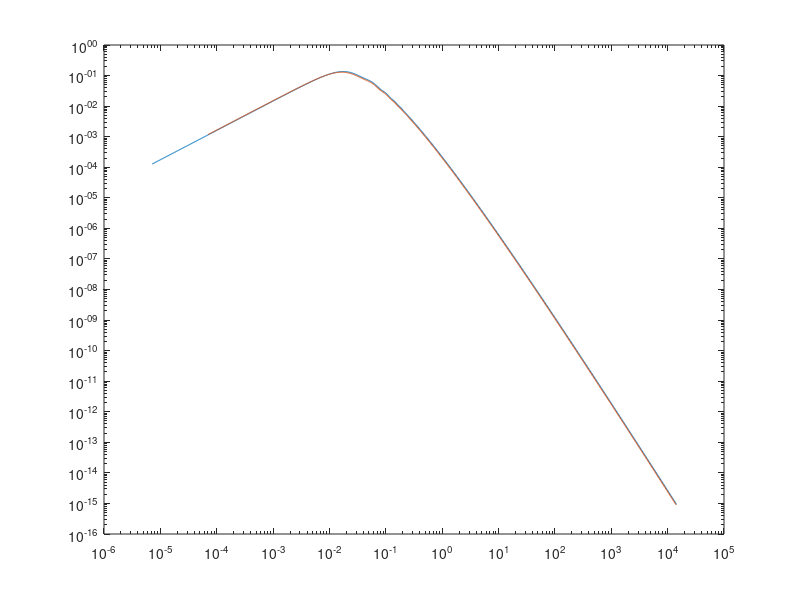

The MATLAB script that drew this image:
%% Sanity check for power spectrum normalization
%% Make As, ns, k0, h, omhb2, omch2 consistent with the input (e.g. params.ini) 

scalar_amp(1)             = 2.2e-9
scalar_spectral_index(1)  = 0.961
pivot_scalar              = 0.05
hubble                    = 70.3
ombh2                     = 0.022239
omch2                     = 0.114160

As = scalar_amp 
ns = scalar_spectral_index 
k0 = pivot_scalar
h  = hubble/100
fb = ombh2/(ombh2+omch2)
fc = omch2/(ombh2+omch2)

Pk_zi = load('bccomics_matterpower_z1000.dat');
kh_zi = Pk_zi(:,1); %% in h Mpc^-1 unit
k_zi  = kh_zi*h;    %% in Mpc^-1 unit
Pkm_zi = Pk_zi(:,2)*h^-3; %% into Mpc^3 unit

TF_zi = load('bccomics_transfer_z1000_out.dat');
kh    = TF_zi(:,1); %% in h Mpc^-1 unit
k     = kh*h;       %% in Mpc^-1 unit
col2  = TF_zi(:,2);
col3  = TF_zi(:,3);

TFm   = fc*col2+fb*col3;

Pkm   = As*(k/k0).^(ns-1).*k*2*pi^2.*TFm.^2;
loglog(k, Pkm, k_zi, Pkm_zi) %% plot k(Mpc^-1) vs. Pk(Mpc^3)

